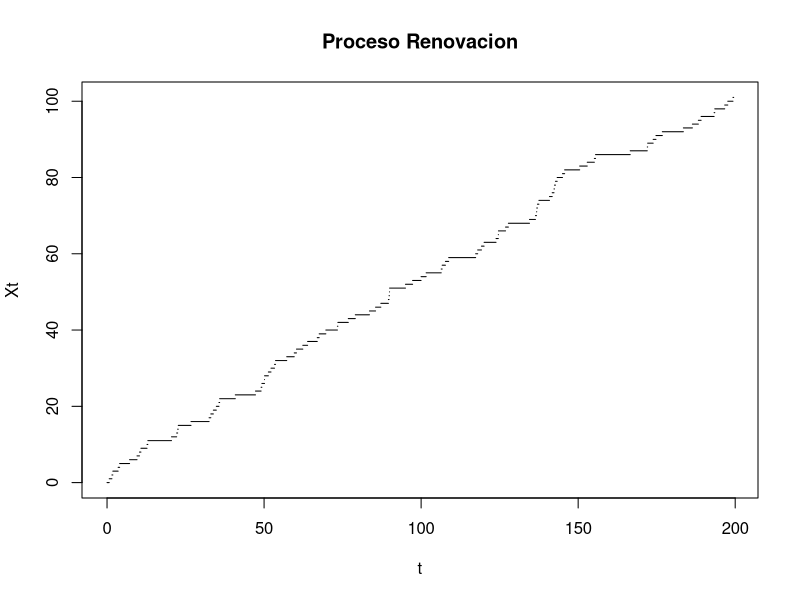

Here is the R script that generated this plot: (Note: this script raises an error after producing the figure.)
## ---- chunk 1
RenovacionWn <- function(t, alpha, beta){
  #La funcion recibe 3 parametros y regresa uno
  #t es el tiempo final hasta el que queremos observar el proceso
  #alpha y beta son los parametros alpha y beta de una gama respectivamente
  #se regresa un vector con los tiempos de arribo que ocurren antes de t (Wn)
  
  Wn <- c() #Creamos el vector que regresa los Wn
  TempWn <- rgamma(1,shape = alpha,rate = beta) #tempWn es una variable auxiliar que guarda el tiempo de arribo Wn que se va agregando a la lista siempre y cuando sea menor que t
  
  while(TempWn <= t){
    #el ciclo while va agregando un tiempo de arribo cada vez que este no supere al tiempo t, si lo hace no se agrega.
    Wn <- c(Wn, TempWn)
    TempWn <- Wn[length(Wn)] + rgamma(1,shape = alpha,rate = beta)
  }
  
  return(Wn)
}
## ---- chunk 2
RenovacionWn(10, 1, 1/2) #En promedio tienen que ocurrir 5 eventos. 
## ---- chunk 3
PoissonCompuesto <- function(t, lambda, a,b){
  #La funcion PoissonCompuesto recibe 4 parametros y regresa un dataframe con 2 columnas
  #t es el tiempo final hasta el que queremos observar el proceso
  #lambda es la intensidad de los tiempos de interarribo
  #a y b son los parametros de la distribucion gamma que tendran los saltos
  #el dataframe que se regresa contiene los tiempos de salto (Wn) y los tamaños de salto (Yn)
  Wn <- RenovacionWn(t, 1, lambda) #generamos nuestro tiempo de salto
  Yn <- rgamma(length(Wn), shape = a, rate=b)#generamos los tamaños de salto
  
  df_poission_compuesto <- data.frame(Wn, Yn)
  df_poission_compuesto
}
## ---- chunk 4
set.seed(1)
PoissonCompuesto(16, 1/2, 1, 1/4)
## ---- chunk 5
CramerLundberg <- function(t, u, c, lambda, a,b){
  #La funcion CramerLundberg recibe 6 parametros y regresa un dataframe con 3 columnas
  #t es el tiempo final hasta el que queremos observar el proceso
  #u es el capital inicial
  #c es la prima
  #lambda es la intensidad de los tiempos de interarribo
  #a y b son los parametros de la distribucion gamma que tendran los saltos
  #Se regresa un data frame con las siguientes columnas
  #Wn tiempos de arribo (tiempos de salto)
  #Yn tamaño de salto
  #Rt el proceso en el tiempo t
  
  df_poissoncompuesto <- PoissonCompuesto(t, lambda, a,b)#apoyados de la funcion PoissionCompuesto generamos los Wn y Yn
  
  
  df_cramerlundberg <-data.frame(Wn = df_poissoncompuesto$Wn, Yn = df_poissoncompuesto$Yn)
  df_cramerlundberg$Rt <- u + c*df_poissoncompuesto$Wn - cumsum(df_poissoncompuesto$Yn)
  
  
  return(df_cramerlundberg)
}
## ---- chunk 6
CramerLundberg(10, 500, 10, 1/2, 1,1/5)
## ---- chunk 7
#Primero grafiquemos un proceso de renovación, este es un proceso poisson con intensidad 1/2
renov<-RenovacionWn(200, 1, 1/2)
n <- length(renov)
xa <- c(0,renov[-n])
xb <- renov
y <- c(0:(n-1))

plot(xa, y, col = "white", main="Proceso Renovacion",xlab = "t", ylab = "Xt") 
segments(x0=xa,y0=y,x1=xb, y1=y)

## ---- chunk 8
#Simulamos el procesos de renovacion para comprobar el teorema elemental de renovacion

t<-1000 #mientras mas tiempo mejor es la aproximación
alpha <- as.numeric(readline("Escribe el parametro alpha de los Tn: "))
beta <- as.numeric(readline("Escribe el parametro beta de los Tn: "))
Wn <- RenovacionWn(t, alpha, beta)
limite <- length(Wn)/t
limite
## ---- chunk 9
#ahora grafiquemos el procesos poisson compuesto
#se pueden experimentar con parametros si asi lo desea

renov<-PoissonCompuesto(50, 1/2, 5, 16)

n <- nrow(renov)
xa <- c(0,renov$Wn)
xb <- c(renov$Wn,50)
y <- c(0,cumsum(renov$Yn))


plot(xa, y, col = "white", main="Proceso Poisson compuesto",xlab = "t", ylab = "Xt") 
segments(x0=xa,y0=y,x1=xb, y1=y)
## ---- chunk 10
t<- 10005

lambda <- as.numeric(readline("Escribe el parametro lambda de los Tn: "))
alpha <- as.numeric(readline("Escribe el parametro alpha de los Yn: "))
beta <- as.numeric(readline("Escribe el parametro beta de los Yn: "))
Xt<-PoissonCompuesto(t, lambda, alpha, beta)

limite2 <- sum(Xt$Yn)/t
limite2
## ---- chunk 11
u = 10
lambda = 8.25
alpha = 1.2
c = 6.9
psi_u = (lambda/(alpha*c))*exp(-(alpha- lambda/c)*u)
psi_u
## ---- chunk 12
set.seed(123)
n<-100
t<-4000
u <- 10
lambda = 8.25
alpha = 1.2
c = 6.9
cont <-0


for(i in 1:n){
  if(i%%10 == 0){print(paste(i,"%", sep=""))} #Porcentaje de carga
  df_cramer <- CramerLundberg(t, u, c,lambda ,1, alpha)
  for(j in df_cramer$Rt){
      if(j<0){
      cont <- cont + 1
      break
      }
}
}
## ---- chunk 13
#calculamos e imprimimos probabilidad de ruina
proba_ruina <- cont/n 
proba_ruina
## ---- chunk 14

u <- 1000 #capital inicial
c <- 5 #prima
n <- 1000
t<-10000
cont2 <- 0



#Obtenemos las veces que el proceso se va a la ruina
for(j in 1:n){
  Wn <- RenovacionWn(t, 10, 2) #generamos nuestro tiempo de salto gama(10,2)
  Yn <- rexp(length(Wn), rate=1/20)#generamos los tamaños de salto exp(1/20)
  Rt <- u + c*Wn - cumsum(Yn) #Generamos el proceso
  for(rt in Rt){
    if(rt < 0){
      cont2 <- cont2 + 1
      break
  }
}
}

## ---- chunk 15
#calculamos e imprimimos probabilidad de ruina
proba_ruina2 <- cont2/n
proba_ruina2
